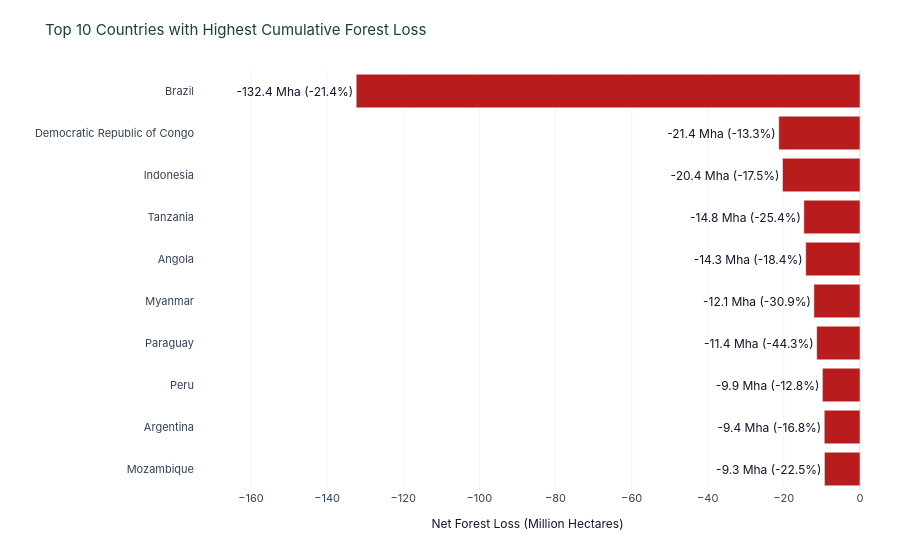

Here is the notebook cell this chart was saved with:
### Markdown cell above
### 1. Top 10 Countries with Highest Cumulative Forest Loss (1990–2025)
Ranking sovereign countries by cumulative net forest loss in million hectares.

### Code cell
fig_top_loss = create_top_countries_bar(df_hotspots, top_n=10, ascending=True)
fig_top_loss.show()

### Figure 1 — Plotly figure (JSON) as saved in the notebook; plotly's stock layout.template omitted (floating-point values rounded to 4 significant figures)
{"data": [{"customdata": [["Africa", "Permanent agriculture"], ["South America", "Permanent agriculture"], ["South America", "Permanent agriculture"], ["South America", "Permanent agriculture"], ["Asia", "Shifting cultivation"], ["Africa", "Permanent agriculture"], ["Africa", "Permanent agriculture"], ["Asia", "Permanent agriculture"], ["Africa", "Shifting cultivation"], ["South America", "Permanent agriculture"]], "hovertemplate": "<b>%{y}</b> (%{customdata[0]})<br>Net Change: %{x:+.2f} Mha<br>Primary Driver: %{customdata[1]}<extra></extra>", "marker": {"color": ["#b91c1c", "#b91c1c", "#b91c1c", "#b91c1c", "#b91c1c", "#b91c1c", "#b91c1c", "#b91c1c", "#b91c1c", "#b91c1c"]}, "orientation": "h", "text": ["-9.3 Mha (-22.5%)", "-9.4 Mha (-16.8%)", "-9.9 Mha (-12.8%)", "-11.4 Mha (-44.3%)", "-12.1 Mha (-30.9%)", "-14.3 Mha (-18.4%)", "-14.8 Mha (-25.4%)", "-20.4 Mha (-17.5%)", "-21.4 Mha (-13.3%)", "-132.4 Mha (-21.4%)"], "textposition": "outside", "type": "bar", "x": [-9.346, -9.392, -9.878, -11.38, -12.12, -14.27, -14.77, -20.37, -21.35, -132.4], "y": ["Mozambique", "Argentina", "Peru", "Paraguay", "Myanmar", "Angola", "Tanzania", "Indonesia", "Democratic Republic of Congo", "Brazil"]}], "layout": {"font": {"color": "#0f172a", "family": "Inter, Segoe UI, Arial, sans-serif", "size": 12}, "hoverlabel": {"bgcolor": "#0f172a", "bordercolor": "#1b4332", "font": {"color": "#ffffff", "family": "Inter, Segoe UI, sans-serif", "size": 13}}, "legend": {"bgcolor": "rgba(255,255,255,0)", "font": {"color": "#0f172a", "size": 12}, "orientation": "h", "x": 0.5, "xanchor": "center", "y": -0.18, "yanchor": "top"}, "margin": {"b": 70, "l": 55, "r": 40, "t": 70}, "paper_bgcolor": "#ffffff", "plot_bgcolor": "#ffffff", "title": {"font": {"color": "#1b4332", "size": 15}, "text": "Top 10 Countries with Highest Cumulative Forest Loss"}, "xaxis": {"gridcolor": "#f1f5f9", "range": [-174.7, 0], "showgrid": true, "tickfont": {"color": "#334155", "size": 11}, "title": {"font": {"color": "#0f172a", "size": 12}, "text": "Net Forest Loss (Million Hectares)"}}, "yaxis": {"tickfont": {"color": "#334155", "size": 11}, "title": {"font": {"color": "#0f172a", "size": 12}, "text": ""}}}}
